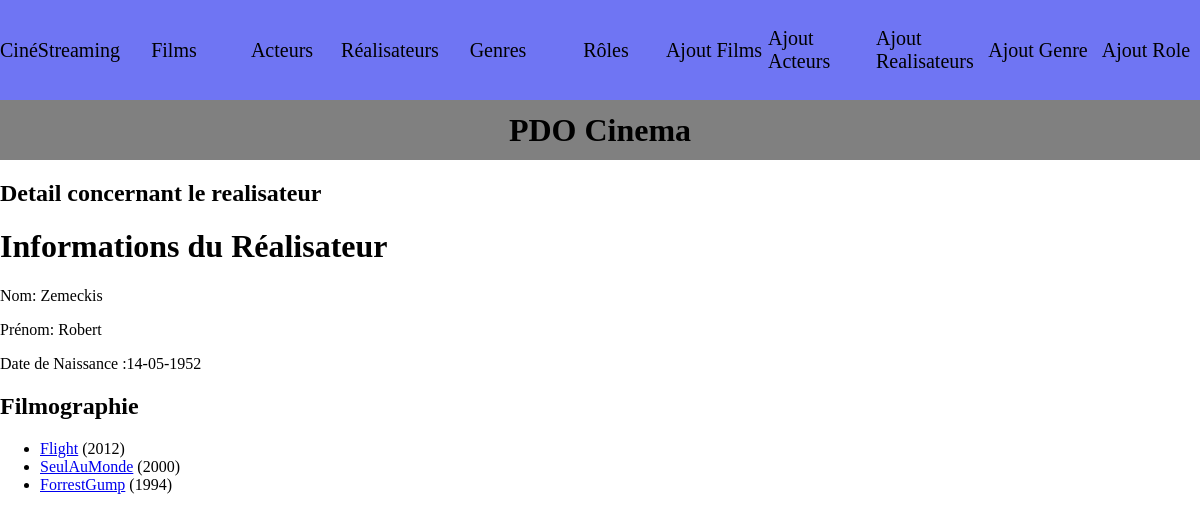
Before: /index.php?action=detailRealisateur&id=1 with the older database file.
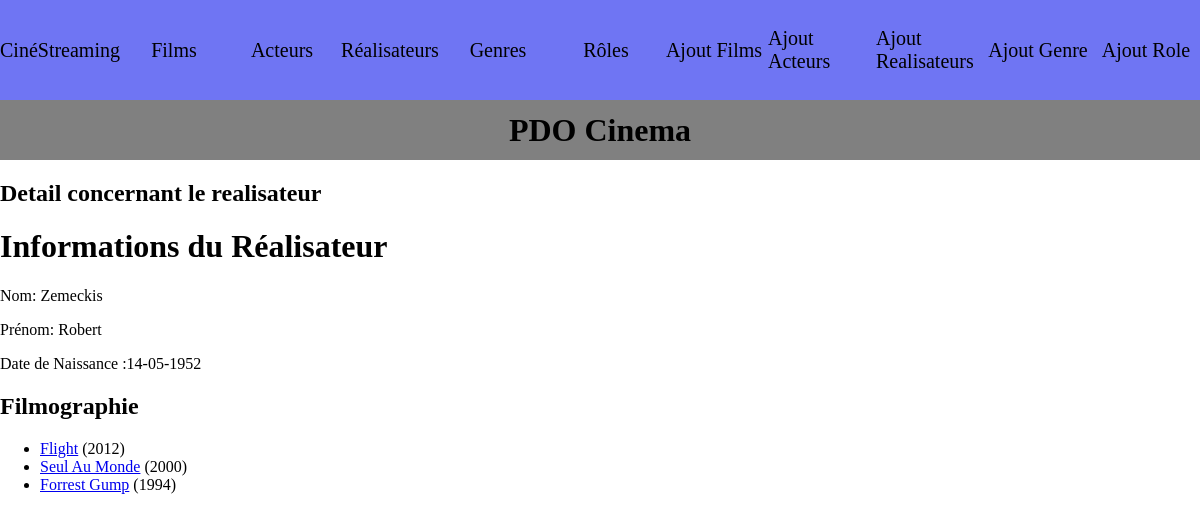
After: the same page with the newer database file.
### tables this page shows
CREATE TABLE IF NOT EXISTS `films` (
  `ID_Films` int(11) NOT NULL AUTO_INCREMENT,
  `Titre_Film` varchar(50) NOT NULL,
  `AnneeSortieFilm` int(11) NOT NULL,
  `DureeFilm` int(11) NOT NULL,
  `Resume_Film` varchar(255) NOT NULL,
  `Note_Film` int(11) NOT NULL,
  `Affiche_Film` varchar(255) NOT NULL,
  `ID_Realisateur` int(11) NOT NULL,
  PRIMARY KEY (`ID_Films`),
  KEY `ID_Realisateur` (`ID_Realisateur`),
  CONSTRAINT `films_ibfk_1` FOREIGN KEY (`ID_Realisateur`) REFERENCES `realisateur` (`ID_Realisateur`)
);

### controller/CinemaController.php (called while the page is built, shortened)
<?php
class CinemaController {
public function detailRealisateur($id) {
    $pdo = Connect::seConnecter();
    $requeteInfosRealisateur = $pdo->prepare("
    SELECT Nom_Realisateur, Prenom_Realisateur, DATE_FORMAT
    (DateNaissance_Realisateur,'%d-%m-%Y') AS DateNaissance_RealisateurFormate
    FROM Realisateur
    WHERE Realisateur.ID_Realisateur = :id"
);
    $requeteInfosRealisateur->execute(['id' => $id]);
    $infosRealisateur = $requeteInfosRealisateur->fetch();
    $requeteFilmographie = $pdo->prepare("
        SELECT films.ID_Films ,films.Titre_Film, films.AnneeSortieFilm  AS AnneeSortieFilmTrie
        FROM films
        WHERE films.ID_Realisateur = :id
        ORDER BY AnneeSortieFilmTrie DESC"
    );
    $requeteFilmographie->execute(['id' => $id]);
    $filmographieRealisateur = $requeteFilmographie->fetchAll();
    require "view/realisateur/detailRealisateur.php";
}
}
?>

### view/realisateur/detailRealisateur.php (the view, shortened to what this page needs)
    <div>
        <h1>Informations du Réalisateur</h1>
        <p>Nom: <?= $infosRealisateur['Nom_Realisateur'] ?></p>
        <p>Prénom: <?= $infosRealisateur['Prenom_Realisateur'] ?></p>
        <p>Date de Naissance :<?= $infosRealisateur['DateNaissance_RealisateurFormate'] ?></p>
    </div>
    <div>
        <h2>Filmographie</h2>
        <ul>
            <?php foreach ($filmographieRealisateur as $film): ?>
                 <li>
                 <a href="index.php?action=detailFilm&id=<?= $film['ID_Films'] ?>"> <?= $film["Titre_Film"] ?></a>
                    (<?= $film['AnneeSortieFilmTrie'] ?>)
                </li>
            <?php endforeach; ?>
        </ul>
    </div>
<?php
require "view/template.php";
?>

Changed rows visible on the page:
changed films: Titre_Film "SeulAuMonde" → "Seul Au Monde"
changed films: Titre_Film "ForrestGump" → "Forrest Gump"
